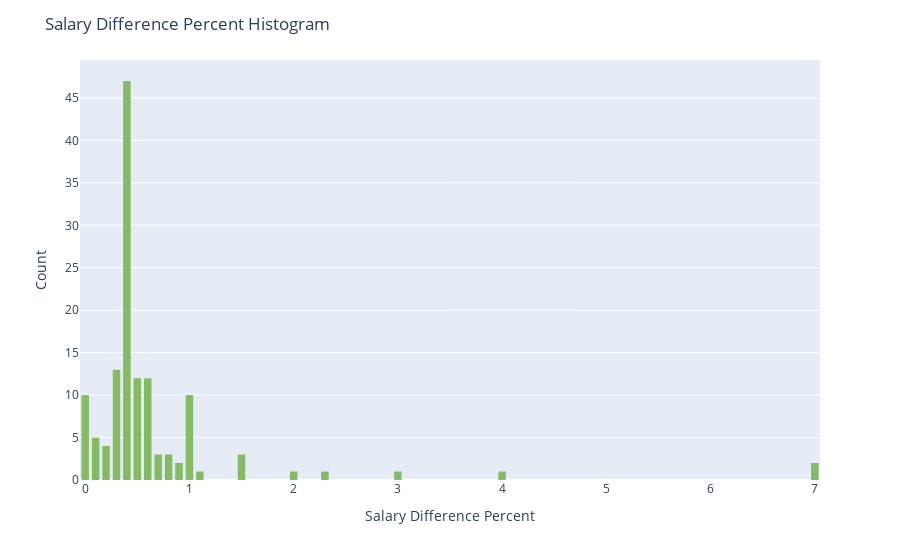

The notebook cell this image was saved under:
### Code cell
# Make a plotly histogram using the same color scheme
import plotly.express as px
fig = px.histogram(salary_location, x="salary_diff_percent", nbins=100, color_discrete_sequence=['#85bb65'])
fig.update_layout(
    title_text='Salary Difference Percent Histogram',
    xaxis_title_text='Salary Difference Percent',
    yaxis_title_text='Count',
    bargap=0.2,
    bargroupgap=0.1,
)
fig.show()

### Figure 1 — Plotly figure (JSON) as saved in the notebook; plotly's stock layout.template omitted (floating-point values rounded to 4 significant figures; data arrays with more than 128 entries replaced by an {"elided": "..."} marker saying what was removed)
{"data": [{"alignmentgroup": "True", "bingroup": "x", "hovertemplate": "salary_diff_percent=%{x}<br>count=%{y}<extra></extra>", "legendgroup": "", "marker": {"color": "#85bb65", "pattern": {"shape": ""}}, "name": "", "nbinsx": 100, "offsetgroup": "", "orientation": "v", "showlegend": false, "type": "histogram", "x": {"elided": "131 float values"}, "xaxis": "x", "yaxis": "y"}], "layout": {"bargap": 0.2, "bargroupgap": 0.1, "barmode": "relative", "legend": {"tracegroupgap": 0}, "margin": {"t": 60}, "title": {"text": "Salary Difference Percent Histogram"}, "xaxis": {"anchor": "y", "domain": [0, 1], "title": {"text": "Salary Difference Percent"}}, "yaxis": {"anchor": "x", "domain": [0, 1], "title": {"text": "Count"}}}}
